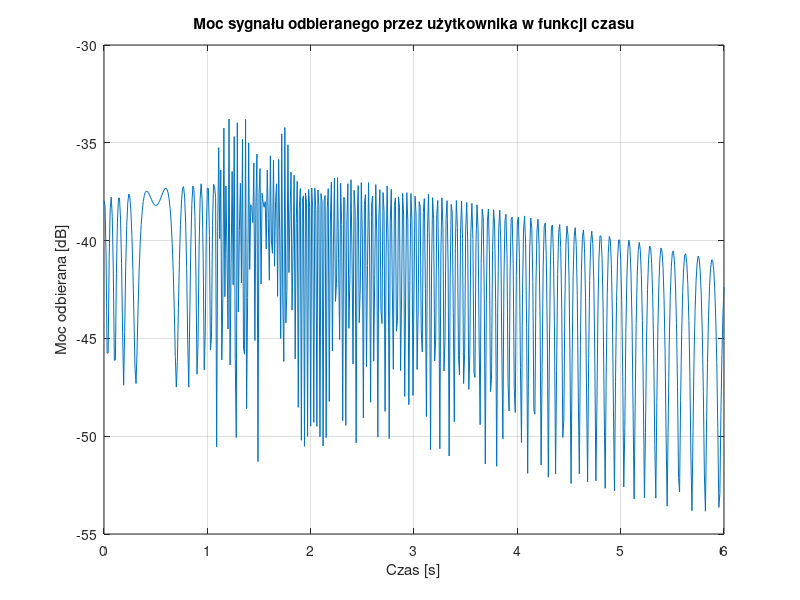

The MATLAB source for this figure:
close all; clear all; clc;
%jak D
c = 3e8;                % Prędkość światła [m/s]
f = 2e9;                % Częstotliwość [Hz]
lambda = c / f;         % Długość fali [m]
Pt = 5;                 % Moc stacji bazowej [W]

t = 0:0.01:6;           % Czas od 0 do 6 s co 10 ms
N = length(t);

% Obliczenie prędkości, aby użytkownik przebył odległość od y=10 m do y=200 m w 6 s
v = (200 - 10) / 6;     % Prędkość użytkownika [m/s]

% Pozycje stacji bazowej i użytkownika
x_bs = 140; y_bs = 50;              % Pozycja BS
x_u = 30 * ones(1, N);              % Użytkownik porusza się wzdłuż x = 30 m
y_u = 10 + v * t;                   % Pozycja y użytkownika

% Ściany
% Pierwsza ściana od (60, 40) do (200, 40)
x_wall1_start = 60; x_wall1_end = 200; y_wall1 = 40;
% Druga ściana od (70, 90) do (180, 90)
x_wall2_start = 70; x_wall2_end = 180; y_wall2 = 90;

% Współczynnik odbicia
Gamma = 0.7;

% Inicjalizacja tablic
Pr = zeros(1, N);        % Moc odbierana
A0 = zeros(1, N);        % Amplituda fali bezpośredniej
A_ref1 = zeros(1, N);    % Amplituda odbicia od pierwszej ściany
A_ref2 = zeros(1, N);    % Amplituda odbicia od drugiej ściany

for i = 1:N
    % Odległość i faza fali bezpośredniej
    d0 = sqrt((x_bs - x_u(i))^2 + (y_bs - y_u(i))^2);
    phi0 = -2 * pi * d0 / lambda;
    A0(i) = (1 / d0) * exp(1j * phi0);
    
    % Odbicie od pierwszej ściany (y = 40)
    y_mirror1 = 2 * y_wall1 - y_bs;    % Pozycja odbicia BS względem ściany
    delta_x1 = x_bs - x_u(i);
    delta_y1 = y_mirror1 - y_u(i);
    if delta_y1 == 0
        A_ref1(i) = 0;
    else
        s1 = (y_wall1 - y_u(i)) / delta_y1;
        x_i1 = x_u(i) + delta_x1 * s1;
        if x_i1 >= x_wall1_start && x_i1 <= x_wall1_end && s1 >= 0 && s1 <= 1
            d_ref1 = sqrt((x_u(i) - x_bs)^2 + (y_u(i) - y_mirror1)^2);
            phi_ref1 = -2 * pi * d_ref1 / lambda;
            A_ref1(i) = (Gamma / d_ref1) * exp(1j * phi_ref1);
        else
            A_ref1(i) = 0;
        end
    end
    
    % Odbicie od drugiej ściany (y = 90)
    y_mirror2 = 2 * y_wall2 - y_bs;    % Pozycja odbicia BS względem ściany
    delta_x2 = x_bs - x_u(i);
    delta_y2 = y_mirror2 - y_u(i);
    if delta_y2 == 0
        A_ref2(i) = 0;
    else
        s2 = (y_wall2 - y_u(i)) / delta_y2;
        x_i2 = x_u(i) + delta_x2 * s2;
        if x_i2 >= x_wall2_start && x_i2 <= x_wall2_end && s2 >= 0 && s2 <= 1
            d_ref2 = sqrt((x_u(i) - x_bs)^2 + (y_u(i) - y_mirror2)^2);
            phi_ref2 = -2 * pi * d_ref2 / lambda;
            A_ref2(i) = (Gamma / d_ref2) * exp(1j * phi_ref2);
        else
            A_ref2(i) = 0;
        end
    end
    
    % Suma amplitud
    A_total = A0(i) + A_ref1(i) + A_ref2(i);
    % Moc odbierana (proporcjonalna do kwadratu modułu amplitudy)
    Pr(i) = (abs(A_total))^2;
end

% Wykres mocy odbieranej
figure;
plot(t, 10*log10(Pr));
xlabel('Czas [s]');
ylabel('Moc odbierana [dB]');
title('Moc sygnału odbieranego przez użytkownika w funkcji czasu');
grid on;

